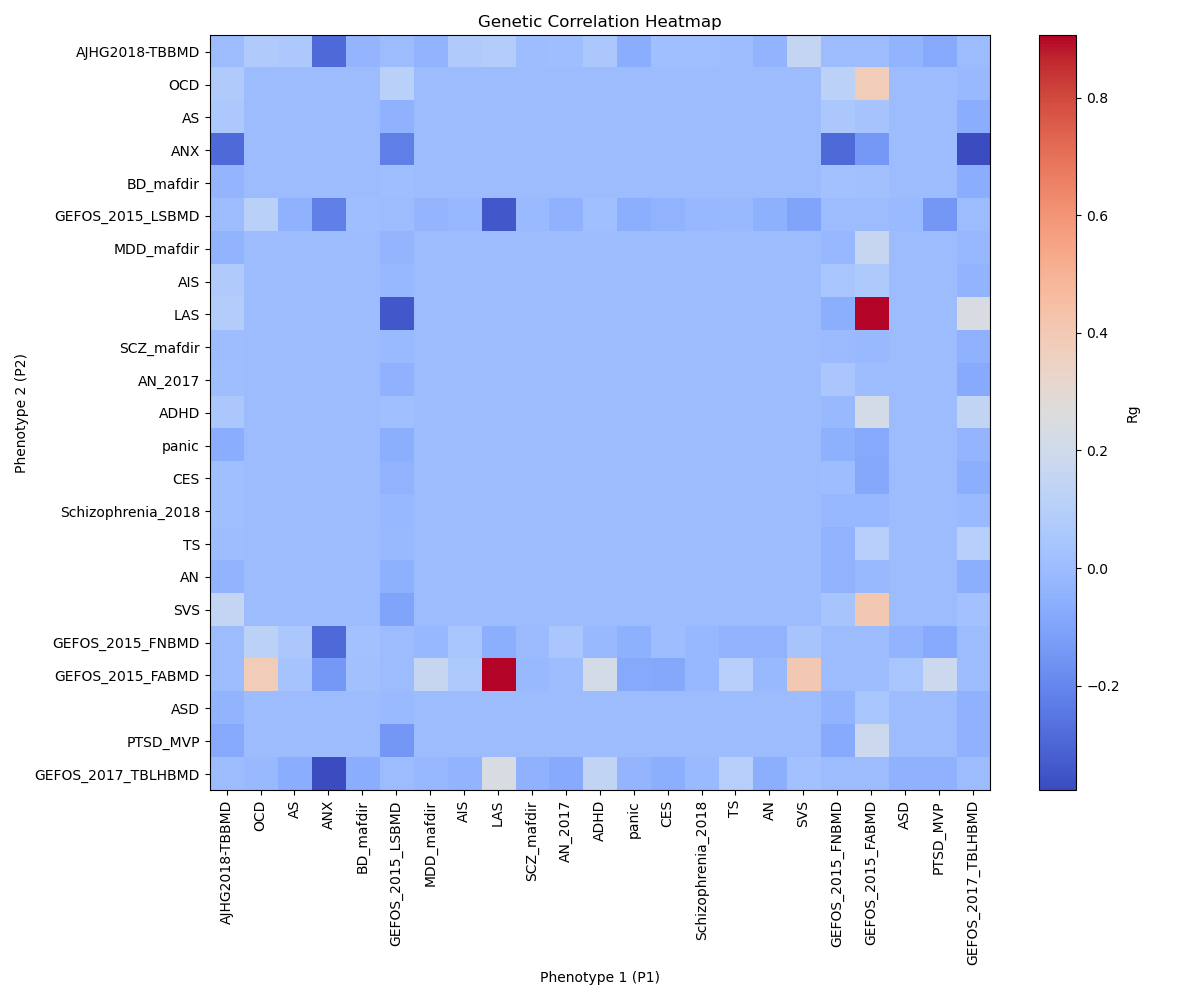

Python code for this plot:
import matplotlib.pyplot as plt
import numpy as np
import pandas as pd

file_path='gc.txt'
data=pd.read_csv(file_path,sep='\s+',header=None,names=['P1','P2','Rg','se','Z','P'])

phenotypes=set(data['P1']).union(set(data['P2']))
phenotype_index={phenotype:idx for idx,phenotype in enumerate(phenotypes)}
phenotype_order=list(phenotype_index.keys())

correlation_matrix=np.zeros((len(phenotypes),len(phenotypes)))

for _,row in data.iterrows():
	idx1=phenotype_index[row['P1']]
	idx2=phenotype_index[row['P2']]
	correlation_matrix[idx1,idx2]=row['Rg']
	correlation_matrix[idx2,idx1]=row['Rg']

plt.figure(figsize=(12,10))
heatmap=plt.imshow(correlation_matrix,cmap='coolwarm',aspect='auto',interpolation='none')
plt.xticks(range(len(phenotype_order)),phenotype_order,rotation=90)
plt.yticks(range(len(phenotype_order)),phenotype_order)
plt.colorbar(heatmap,label='Rg')
plt.title('Genetic Correlation Heatmap')
plt.xlabel('Phenotype 1 (P1)')
plt.ylabel('Phenotype 2 (P2)')
plt.tight_layout()
plt.savefig('5.png')
plt.show()